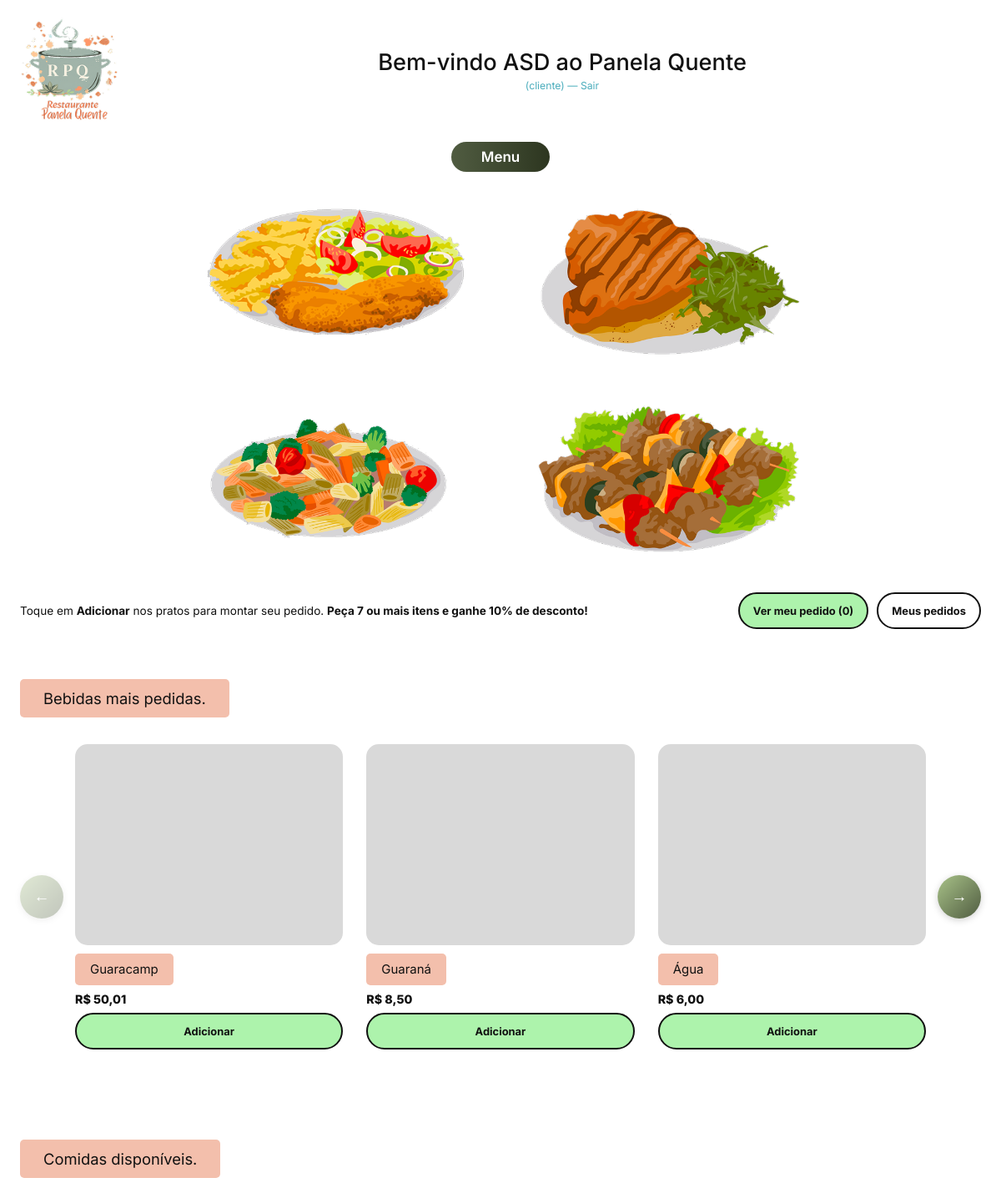
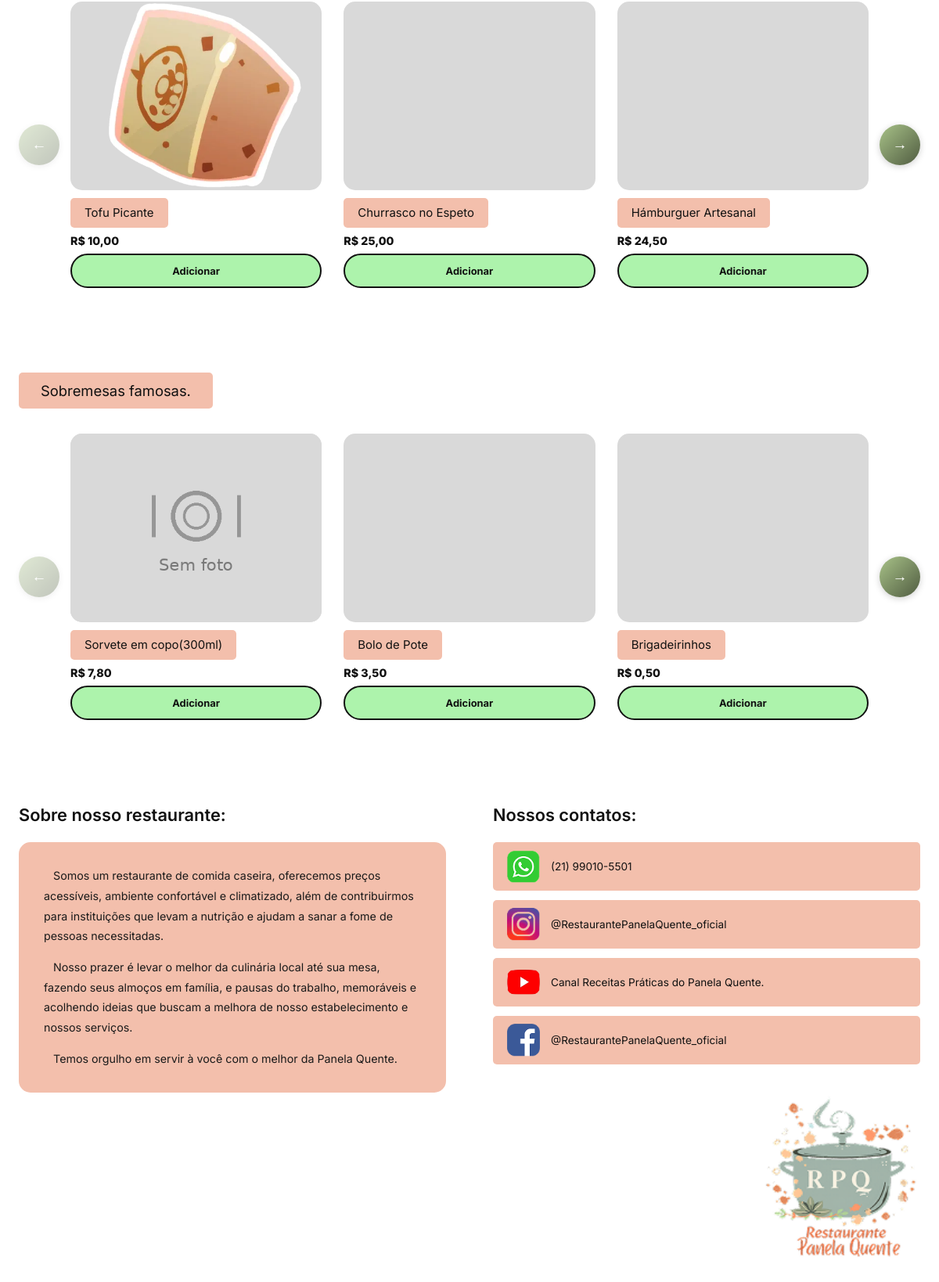
Page /projetobernardolohana/index.php?controller=auth&action=dashboard (signed in) on the committed database (2 pictures, top to bottom).
### tables this page shows
CREATE TABLE `produto` (
  `id` int(11) NOT NULL,
  `categoria_id` int(11) NOT NULL,
  `nome` varchar(100) NOT NULL,
  `descricao` text DEFAULT NULL,
  `variacao` varchar(150) DEFAULT NULL,
  `preco` decimal(10,2) NOT NULL DEFAULT 0.00,
  `estoque_qtd` int(11) NOT NULL DEFAULT 0,
  `fornecedor_id` int(11) DEFAULT NULL,
  `ativo` tinyint(1) NOT NULL DEFAULT 1
);

### projetobernardolohana/controllers/authcontroller.php (called while the page is built, shortened)
<?php
require_once __DIR__ . '/../models/produto.php';
require_once __DIR__ . '/../models/categoria.php';
require_once __DIR__ . '/../helpers/acl.php';
class AuthController
{
public function dashboard()
{
    $admin = in_array($_SESSION['perfil'] ?? '', ['gerente', 'garçom'], true);
    $categoriaModel   = new Categoria1();
    $produtoModel     = new Produto();
    $categoriasAtivas = $categoriaModel->listarAtivas();
    $todosProdutos    = $produtoModel->listarComCategoria(!$admin);
    $categoriasProdutos = [];
    foreach ($categoriasAtivas as $cat) {
        $categoriasProdutos[$cat['id']] = ['nome' => $cat['nome'], 'produtos' => []];
    }
    foreach ($todosProdutos as $p) {
        if (isset($categoriasProdutos[$p['categoria_id']])) {
            $categoriasProdutos[$p['categoria_id']]['produtos'][] = $p;
        }
    }
    if (!$admin) {
        $categoriasProdutos = array_filter($categoriasProdutos, fn($c) => count($c['produtos']) > 0);
    }
    $variacoesPorProduto = [];
    $carrinhoQtd = array_sum(array_column($_SESSION['carrinho'] ?? [], 'quantidade'));
    require_once __DIR__ . '/../views/dashboard.php';
}
public function onlyAdmin()
{
$this->check();
if (($_SESSION['perfil'] ?? '') !== 'gerente') {
die("Acesso negado.");
} } }

### projetobernardolohana/index.php (called while the page is built, shortened)
<?php
require_once __DIR__ . '/config/db.php';
$controller = $_GET['controller'] ?? 'auth';
$action = $_GET['action'] ?? 'form';
switch ($controller) {
    case 'auth':
        require_once __DIR__ . '/controllers/authcontroller.php';
        $c = new AuthController();
        break;
}
$c->$action();

### projetobernardolohana/helpers/acl.php (called while the page is built, shortened)
<?php
function acl_podeVer(string $pagina): bool
{
    $perfil = $_SESSION['perfil'] ?? '';
    $mapa = [
        'dashboard'   => ['cliente', 'garçom'],
        'fornecedor'  => [],
        'produto'     => ['garçom'],
        'venda'       => ['garçom'],
        'funcionario' => [],
        'empresa'     => [],
    ];
    return in_array($perfil, $mapa[$pagina] ?? [], true);
}

### projetobernardolohana/config/db.php (called while the page is built)
<?php
class Database
{
    private static $conn=null;
    public static function getConnection()
    {
        if (self::$conn === null) {
            try {
                self::$conn=new PDO(
                    "mysql:host=localhost;dbname=projetorrgi51;charset=utf8mb4",
                    "root",
                    "",
                    [
                        PDO::ATTR_ERRMODE=>PDO::ERRMODE_EXCEPTION,
                        PDO::ATTR_DEFAULT_FETCH_MODE=>PDO::FETCH_ASSOC
                    ]
                );
            }catch (PDOException $e){
                die("Erro ao conectar ao banco de dados.");
            }
        }
        return self::$conn;
    }
}

### projetobernardolohana/models/categoria.php (called while the page is built, shortened)
<?php
require_once __DIR__ . '/../config/db.php';
class Categoria1
{
private PDO $conn;
public function __construct()
{
$this->conn = Database::getConnection();
}
public function listarAtivas(): array
{
$sql = "SELECT id, nome FROM categoria1 WHERE ativo = 1 ORDER BY nome";
return $this->conn->query($sql)->fetchAll();
}
}

### projetobernardolohana/models/produto.php (called while the page is built, shortened)
<?php
require_once __DIR__ . '/../config/db.php';
class Produto
{
    private PDO $conn;
    public function __construct()
    {
        $this->conn = Database::getConnection();
    }
    public function listarComCategoria(bool $somenteAtivos = false): array
    {
        $sql = "
            SELECT p.id, p.categoria_id, p.nome, p.descricao, p.variacao,
                   p.preco, p.estoque_qtd, p.fornecedor_id,
                   p.ativo, c.nome AS categoria_nome
            FROM produto p
            INNER JOIN categoria1 c ON c.id = p.categoria_id
        ";
        if ($somenteAtivos) {
            $sql .= " WHERE p.ativo = 1 AND c.ativo = 1 ";
        }
        $sql .= " ORDER BY p.id DESC";
        return $this->conn->query($sql)->fetchAll();
    }
}

### projetobernardolohana/views/dashboard.php (the view, shortened to what this page needs)
<?php
$nome   = $_SESSION['nome']   ?? 'Usuário';
$perfil = $_SESSION['perfil'] ?? '';
function imagemProdutoDashboard(int $produtoId): string
{
    $baseFs  = __DIR__ . "/../public/uploads/produtos/";
    $baseUrl = "public/uploads/produtos/";
    foreach (['jpg', 'jpeg', 'png', 'webp', 'avif', 'jfif'] as $ext) {
        if (file_exists($baseFs . $produtoId . '.' . $ext)) {
            return $baseUrl . $produtoId . '.' . $ext;
        }
    }
    return "public/assets/img/produto_sem_foto.png";
}
function bannerCategoria(string $nome): string
{
    $mapa = [
        'Refeições'  => 'Refeições mais populares do nosso restaurante.',
        'Bebidas'    => 'Bebidas mais pedidas.',
        'Sobremesas' => 'Sobremesas famosas.',
    ];
    return $mapa[$nome] ?? ($nome . ' disponíveis.');
}
$categoriasProdutos = $categoriasProdutos ?? [];
?>
<!DOCTYPE html>
<html lang="pt-BR">
<head>
  <link rel="stylesheet" href="public/assets/css/style.css">
</head>
<body data-page="dashboard">
  <header>
    <div class="page-header">
      <div class="logo-wrap">
        <img src="public/uploads/img/logo-panela-quente.png"
             alt="Restaurante Panela Quente" />
      </div>
      <div class="header-center">
        <h1 class="header-title">Bem-vindo <?= htmlspecialchars($nome) ?> ao Panela Quente</h1>
        <a class="header-logout" href="index.php?controller=auth&action=logout">
          (<?= htmlspecialchars($perfil) ?>) &mdash; Sair
        </a>
      </div>
    </div>
    <nav class="nav-bar">
      <?php if (acl_podeVer('dashboard')): ?>
        <a href="index.php?controller=auth&action=dashboard" class="active">Menu</a>
      <?php endif; ?>
    </nav>
  </header>
  <div class="hero">
    <img class="hero-img" src="public/uploads/img/60 4 1.png" alt="Prato" />
    <img class="hero-img" src="public/uploads/img/60 1 1.png" alt="Prato" />
    <img class="hero-img" src="public/uploads/img/60 3 1.png" alt="Prato" />
    <img class="hero-img" src="public/uploads/img/60 2 1.png" alt="Prato" />
  </div>
  <?php if ($perfil === 'cliente'): ?>
    <div class="cli-bar">
      <span class="cli-bar-texto">Toque em <strong>Adicionar</strong> nos pratos para montar seu pedido. <strong>Peça 7 ou mais itens e ganhe 10% de desconto!</strong></span>
      <a class="cli-btn" href="index.php?controller=pedido&action=carrinho">Ver meu pedido (<?= (int)$carrinhoQtd ?>)</a>
      <a class="cli-btn cli-btn-sec" href="index.php?controller=pedido&action=meus">Meus pedidos</a>
    </div>
  <?php endif; ?>
  <?php if (empty($categoriasProdutos)): ?>
    <div class="empty-cardapio">Nenhum produto disponível no momento. Volte em breve!</div>
  <?php else: ?>
    <?php foreach ($categoriasProdutos as $catId => $cat): ?>
      <div class="section-title-wrap">
        <span class="section-banner"><?= htmlspecialchars(bannerCategoria($cat['nome'])) ?></span>
      </div>
      <div class="carousel-outer" data-carousel>
        <button type="button" class="car-arrow car-prev" aria-label="Produto anterior">&#8592;</button>
        <div class="carousel-viewport">
          <div class="carousel-track">
            <?php foreach ($cat['produtos'] as $p): ?>
              <?php $oculto = (int)$p['ativo'] !== 1; ?>
              <div class="product-card<?= $admin && $oculto ? ' is-oculto' : '' ?>">
                <img class="product-card__img"
                     src="<?= htmlspecialchars(imagemProdutoDashboard((int)$p['id'])) ?>"
                     alt="<?= htmlspecialchars($p['nome']) ?>" loading="lazy" decoding="async"
                     onerror="this.onerror=null;this.src='public/assets/img/produto_sem_foto.png';" />
                <span class="product-card__label"><?= htmlspecialchars($p['nome']) ?></span>
                <?php if (!$admin): ?>
                  <?php $opts = $variacoesPorProduto[(int)$p['id']] ?? []; ?>
                  <?php if ((int)($p['estoque_qtd'] ?? 0) <= 0): ?>
                    <span class="cli-esgotado">Esgotado</span>
                  <?php else: ?>
                  <form class="cli-add" method="post" action="index.php?controller=pedido&action=adicionar">
                    <?php if ($opts): ?>
                      <select name="variacao_id" required aria-label="Variação de <?= htmlspecialchars($p['nome']) ?>">
                        <option value="">Escolha a variação...</option>
                        <?php foreach ($opts as $o): ?>
                          <option value="<?= (int)$o['id'] ?>"><?= htmlspecialchars($o['nome']) ?> — R$ <?= number_format((float)$o['preco'], 2, ',', '.') ?></option>
                        <?php endforeach; ?>
                      </select>
                    <?php else: ?>
                      <span class="cli-preco">R$ <?= number_format((float)$p['preco'], 2, ',', '.') ?></span>
                    <?php endif; ?>
                    <button type="submit" class="cli-btn">Adicionar</button>
                  </form>
                  <?php endif; ?>
                <?php endif; ?>
              </div>
            <?php endforeach; ?>
          </div>
        </div>
        <button type="button" class="car-arrow car-next" aria-label="Próximo produto">&#8594;</button>
      </div>
    <?php endforeach; ?>
  <?php endif; ?>
  <footer class="footer">
    <div class="footer__about">
      <h3>Sobre nosso restaurante:</h3>
      <div class="footer__about-box">
        <p>&nbsp;&nbsp;&nbsp;Somos um restaurante de comida caseira, oferecemos preços acessíveis, ambiente confortável e climatizado, além de contribuirmos para instituições que levam a nutrição e ajudam a sanar a fome de pessoas necessitadas.</p>
        <p>&nbsp;&nbsp;&nbsp;Nosso prazer é levar o melhor da culinária local até sua mesa, fazendo seus almoços em família, e pausas do trabalho, memoráveis e acolhendo ideias que buscam a melhora de nosso estabelecimento e nossos serviços.</p>
        <p>&nbsp;&nbsp;&nbsp;Temos orgulho em servir à você com o melhor da Panela Quente.</p>
      </div>
    </div>
    <div class="footer__contact">
      <h3>Nossos contatos:</h3>
      <div class="contact-list">
        <div class="contact-item">
          <img src="public/uploads/img/image 14.png" alt="WhatsApp" />
          <span>(21) 99010-5501</span>
        </div>
        <div class="contact-item">
          <img src="public/uploads/img/image 13.png" alt="Instagram" />
          <span>@RestaurantePanelaQuente_oficial</span>
        </div>
        <div class="contact-item">
          <img src="public/uploads/img/image 15.png" alt="YouTube" />
          <span>Canal Receitas Práticas do Panela Quente.</span>
        </div>
        <div class="contact-item">
          <img src="public/uploads/img/image 16 (1).png" alt="Facebook" />
          <span>@RestaurantePanelaQuente_oficial</span>
        </div>
      </div>
      <div class="footer-logo-wrap">
        <img src="public/uploads/img/logo-panela-quente.png" alt="Restaurante Panela Quente" />
      </div>
    </div>
  </footer>
</body>
</html>

### rows in the picture
produto: shows a picture, nome "Guaracamp", preco "50,01"
produto: shows a picture, nome "Guaraná", preco "8,50"
produto: shows a picture, nome "Água", preco "6,00"
produto: shows a picture, nome "Tofu Picante", preco "10,00"
produto: shows a picture, nome "Churrasco no Espeto", preco "25,00"
produto: shows a picture, nome "Hámburguer Artesanal", preco "24,50"
produto: shows a picture, nome "Sorvete em copo(300ml)", preco "7,80"
produto: shows a picture, nome "Bolo de Pote", preco "3,50"
produto: shows a picture, nome "Brigadeirinhos", preco "0,50"

### other values in the picture
$nome "ASD"
$perfil "cliente"
$carrinhoQtd "0"
bannerCategoria($cat['nome']) "Bebidas mais pedidas."
bannerCategoria($cat['nome']) "Comidas disponíveis."
bannerCategoria($cat['nome']) "Sobremesas famosas."
